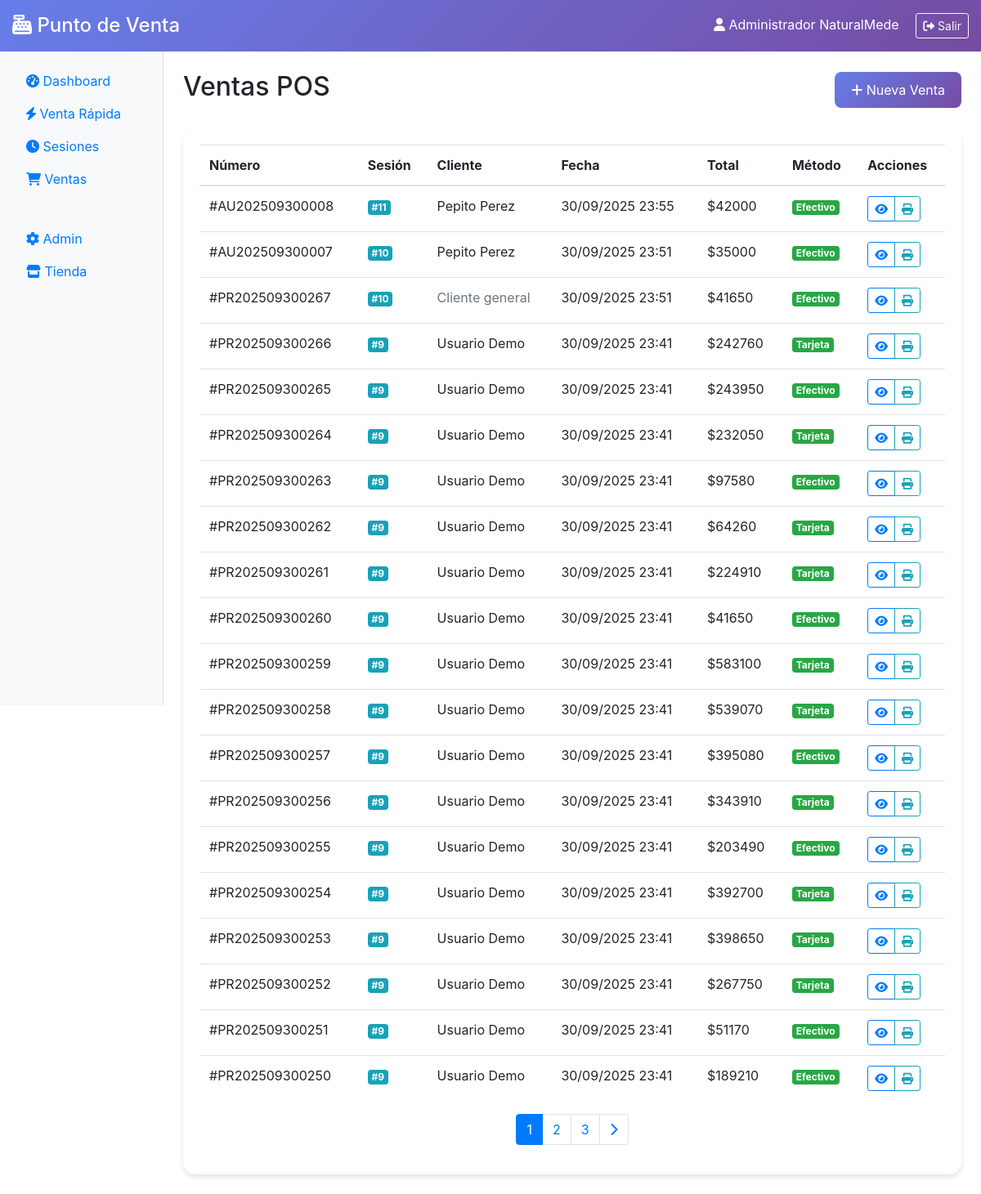
/pos/sale/ (signed in), run on the app's committed database.
### pos/models.py (models this page shows, shortened)
class POSSale(models.Model):
    ORDER_TYPES = [
        ('principal', 'Principal'),
        ('auxiliar', 'Auxiliar'),
    ]
    PAYMENT_METHODS = [
        ('cash', 'Efectivo'),
        ('card', 'Tarjeta'),
        ('transfer', 'Transferencia'),
        ('mixed', 'Mixto'),
    ]
    order_type = models.CharField(max_length=20, choices=ORDER_TYPES, default='principal', verbose_name="Tipo de orden")
    sale_number = models.CharField(max_length=20, unique=True, verbose_name="Número de venta")
    session = models.ForeignKey(POSSession, on_delete=models.CASCADE, related_name='sales', verbose_name="Sesión")
    customer = models.ForeignKey('customers.Customer', on_delete=models.SET_NULL, blank=True, null=True, verbose_name="Cliente")
    payment_method = models.CharField(max_length=20, choices=PAYMENT_METHODS, verbose_name="Método de pago")
    subtotal = models.DecimalField(max_digits=10, decimal_places=2, default=0, verbose_name="Subtotal")
    iva_amount = models.DecimalField(max_digits=10, decimal_places=2, default=0, verbose_name="IVA")
    discount_amount = models.DecimalField(max_digits=10, decimal_places=2, default=0, verbose_name="Descuento")
    total = models.DecimalField(max_digits=10, decimal_places=2, default=0, verbose_name="Total")
    notes = models.TextField(blank=True, verbose_name="Notas")
    barcode_scanned = models.CharField(max_length=50, blank=True, verbose_name="Código de barras escaneado")
    created_at = models.DateTimeField(auto_now_add=True, verbose_name="Creada en")
    updated_at = models.DateTimeField(auto_now=True, verbose_name="Actualizada en")
    class Meta:
        verbose_name = "Venta POS"
        verbose_name_plural = "Ventas POS"
        ordering = ['-created_at']

class POSSession(models.Model):
    STATUS_CHOICES = [
        ('open', 'Abierta'),
        ('closed', 'Cerrada'),
    ]
    session_id = models.CharField(max_length=50, unique=True, verbose_name="ID de sesión")
    user = models.ForeignKey('auth.User', on_delete=models.CASCADE, verbose_name="Usuario")
    warehouse = models.ForeignKey('inventory.Warehouse', on_delete=models.CASCADE, verbose_name="Bodega")
    status = models.CharField(max_length=20, choices=STATUS_CHOICES, default='open', verbose_name="Estado")
    opening_cash = models.DecimalField(max_digits=10, decimal_places=2, default=0, verbose_name="Efectivo inicial")
    closing_cash = models.DecimalField(max_digits=10, decimal_places=2, default=0, verbose_name="Efectivo final")
    total_sales = models.DecimalField(max_digits=10, decimal_places=2, default=0, verbose_name="Total ventas")
    total_transactions = models.PositiveIntegerField(default=0, verbose_name="Total transacciones")
    opened_at = models.DateTimeField(auto_now_add=True, verbose_name="Abierta en")
    closed_at = models.DateTimeField(blank=True, null=True, verbose_name="Cerrada en")
    notes = models.TextField(blank=True, null=True, verbose_name="Notas")
    class Meta:
        verbose_name = "Sesión POS"
        verbose_name_plural = "Sesiones POS"
        ordering = ['-opened_at']

### customers/models.py (models this page shows, shortened)
class Customer(models.Model):
    CUSTOMER_TYPES = [
        ('normal', 'Normal'),
        ('vip', 'VIP'),
    ]
    CHANNEL_CHOICES = [
        ('instagram', 'Instagram'),
        ('facebook', 'Facebook'),
        ('whatsapp', 'WhatsApp'),
        ('google', 'Google'),
        ('referral', 'Referido por cliente'),
        ('walk_in', 'Cliente de tienda física'),
        ('website', 'Sitio web'),
        ('email', 'Email'),
        ('phone', 'Llamada telefónica'),
        ('other', 'Otro'),
    ]
    user = models.OneToOneField(User, on_delete=models.CASCADE, verbose_name="Usuario")
    customer_type = models.CharField(max_length=10, choices=CUSTOMER_TYPES, default='normal', verbose_name="Tipo de cliente")
    document_type = models.CharField(max_length=20, verbose_name="Tipo de documento")
    document_number = models.CharField(max_length=20, unique=True, verbose_name="Número de documento")
    phone_regex = RegexValidator(regex=r'^\+?1?\d{9,15}$', message="El número de teléfono debe tener el formato: '+999999999'. Hasta 15 dígitos permitidos.")
    phone = models.CharField(validators=[phone_regex], max_length=17, verbose_name="Teléfono")
    address = models.TextField(verbose_name="Dirección")
    city = models.CharField(max_length=100, verbose_name="Ciudad")
    birth_date = models.DateField(blank=True, null=True, verbose_name="Fecha de nacimiento")
    channel = models.CharField(max_length=20, choices=CHANNEL_CHOICES, default='other', verbose_name="Canal de llegada")
    notes = models.TextField(blank=True, verbose_name="Notas")
    is_active = models.BooleanField(default=True, verbose_name="Activo")
    created_at = models.DateTimeField(auto_now_add=True, verbose_name="Creado en")
    updated_at = models.DateTimeField(auto_now=True, verbose_name="Actualizado en")
    class Meta:
        verbose_name = "Cliente"
        verbose_name_plural = "Clientes"
        ordering = ['user__last_name', 'user__first_name']
    @property
    def email(self):
        return self.user.email

### pos/views.py (the view)
# urls.py: path('sale/', views.POSSaleView.as_view(), name='sale'),
class POSSaleView(LoginRequiredMixin, ListView):
    model = POSSale
    template_name = 'pos/sale_list.html'
    context_object_name = 'sales'
    paginate_by = 20
    def get_queryset(self):
        return POSSale.objects.select_related(
            'session', 'customer__user'
        ).order_by('-created_at')

### catalog/context_processors.py (called while the page is built)
def cart(request):
    cart = None
    cart_items = []
    cart_total = 0
    cart_items_count = 0
    if request.user.is_authenticated:
        cart, created = Cart.objects.get_or_create(user=request.user)
    else:
        if request.session.session_key:
            cart, created = Cart.objects.get_or_create(session_key=request.session.session_key)
    if cart:
        cart_items = cart.items.all()
        cart_total = cart.total_with_iva
        cart_items_count = cart.total_items
    return {
        'cart': cart,
        'cart_items': cart_items,
        'cart_total': cart_total,
        'cart_items_count': cart_items_count,
    }

### catalog/models.py (called while the page is built)
    @property
    def total_items(self):
        return sum(item.quantity for item in self.items.all())

    @property
    def total_amount(self):
        return sum(item.total for item in self.items.all())

    @property
    def total_iva(self):
        return sum(item.iva_amount for item in self.items.all())

    @property
    def total_with_iva(self):
        return self.total_amount + self.total_iva

### pos/templates/pos/sale_list.html (shortened to what this page needs)
{% extends 'pos/base.html' %}
{% block content %}
<div class="row mb-4">
    <div class="col-12 d-flex justify-content-between align-items-center">
        <h2>Ventas POS</h2>
        <a href="{% url 'pos:sale_create' %}" class="btn btn-pos">
            <i class="fas fa-plus"></i> Nueva Venta
        </a>
    </div>
</div>
<div class="card card-pos">
    <div class="card-body">
        {% if sales %}
            <div class="table-responsive">
                <table class="table table-hover">
                    <thead>
                        <tr>
                            <th>Número</th>
                            <th>Sesión</th>
                            <th>Cliente</th>
                            <th>Fecha</th>
                            <th>Total</th>
                            <th>Método</th>
                            <th>Acciones</th>
                        </tr>
                    </thead>
                    <tbody>
                        {% for sale in sales %}
                        <tr>
                            <td>#{{ sale.sale_number }}</td>
                            <td>
                                <span class="badge badge-info">#{{ sale.session.id }}</span>
                            </td>
                            <td>
                                {% if sale.customer %}
                                    {{ sale.customer.user.get_full_name|default:sale.customer.user.username }}
                                {% else %}
                                    <span class="text-muted">Cliente general</span>
                                {% endif %}
                            </td>
                            <td>{{ sale.created_at|date:"d/m/Y H:i" }}</td>
                            <td>${{ sale.total|floatformat:0 }}</td>
                            <td>
                                <span class="badge badge-{{ sale.payment_method|yesno:'success,info,warning' }}">
                                    {{ sale.get_payment_method_display }}
                                </span>
                            </td>
                            <td>
                                <div class="btn-group" role="group">
                                    <a href="{% url 'pos:sale_detail' sale.id %}" class="btn btn-sm btn-outline-primary" title="Ver">
                                        <i class="fas fa-eye"></i>
                                    </a>
                                    <a href="{% url 'pos:sale_print' sale.id %}" class="btn btn-sm btn-outline-info" title="Imprimir" target="_blank">
                                        <i class="fas fa-print"></i>
                                    </a>
                                </div>
                            </td>
                        </tr>
                        {% endfor %}
                    </tbody>
                </table>
            </div>
            {% if is_paginated %}
            <nav aria-label="Paginación de ventas">
                <ul class="pagination justify-content-center">
                    {% for num in page_obj.paginator.page_range %}
                    {% if page_obj.number == num %}
                    <li class="page-item active">
                        <span class="page-link">{{ num }}</span>
                    </li>
                    {% elif num > page_obj.number|add:'-3' and num < page_obj.number|add:'3' %}
                    <li class="page-item">
                        <a class="page-link" href="?page={{ num }}">{{ num }}</a>
                    </li>
                    {% endif %}
                    {% endfor %}
                    {% if page_obj.has_next %}
                    <li class="page-item">
                        <a class="page-link" href="?page={{ page_obj.next_page_number }}">
                            <i class="fas fa-chevron-right"></i>
                        </a>
                    </li>
                    {% endif %}
                </ul>
            </nav>
            {% endif %}
        {% endif %}
    </div>
</div>
{% endblock %}

### pos/templates/pos/base.html (shortened to what this page needs)
<!DOCTYPE html>
<html lang="es">
<head>
    <link href="https://cdn.jsdelivr.net/npm/bootstrap@4.5.2/dist/css/bootstrap.min.css" rel="stylesheet">
    <link href="https://cdnjs.cloudflare.com/ajax/libs/font-awesome/6.0.0/css/all.min.css" rel="stylesheet">
</head>
<body>
    <div class="pos-header">
        <div class="container-fluid">
            <div class="row align-items-center">
                <div class="col-md-6">
                    <h4 class="mb-0">
                        <i class="fas fa-cash-register"></i> Punto de Venta
                    </h4>
                </div>
                <div class="col-md-6 text-right">
                    <span class="mr-3">
                        <i class="fas fa-user"></i> {{ user.get_full_name|default:user.username }}
                    </span>
                    <a href="{% url 'admin:logout' %}" class="btn btn-outline-light btn-sm">
                        <i class="fas fa-sign-out-alt"></i> Salir
                    </a>
                </div>
            </div>
        </div>
    </div>
    <div class="container-fluid">
        <div class="row">
            <div class="col-md-2 px-0">
                <div class="pos-sidebar">
                    <nav class="nav flex-column p-3">
                        <a class="nav-link {% if request.resolver_match.url_name == 'dashboard' %}active{% endif %}" href="{% url 'pos:dashboard' %}">
                            <i class="fas fa-tachometer-alt"></i> Dashboard
                        </a>
                        <a class="nav-link {% if request.resolver_match.url_name == 'quick_sale' %}active{% endif %}" href="{% url 'pos:quick_sale' %}">
                            <i class="fas fa-bolt"></i> Venta Rápida
                        </a>
                        <a class="nav-link {% if 'session' in request.resolver_match.url_name %}active{% endif %}" href="{% url 'pos:session' %}">
                            <i class="fas fa-clock"></i> Sesiones
                        </a>
                        <a class="nav-link {% if 'sale' in request.resolver_match.url_name %}active{% endif %}" href="{% url 'pos:sale' %}">
                            <i class="fas fa-shopping-cart"></i> Ventas
                        </a>
                        <a class="nav-link" href="{% url 'custom_admin:admin_dashboard' %}">
                            <i class="fas fa-cog"></i> Admin
                        </a>
                        <a class="nav-link" href="/">
                            <i class="fas fa-store"></i> Tienda
                        </a>
                    </nav>
                </div>
            </div>
            <div class="col-md-10 px-0">
                <div class="pos-main p-4">
                    {% block content %}{% endblock %}
                </div>
            </div>
        </div>
    </div>
</body>
</html>

### pos/templates/pos/base.html (style rules this page uses)
.pos-header { background: linear-gradient(135deg, #667eea 0%, #764ba2 100%); color: white; padding: 1rem 0; }
.pos-sidebar { background: #f8f9fa; min-height: 100vh; border-right: 1px solid #dee2e6; }
.pos-main { background: white; min-height: 100vh; }
.btn-pos { background: linear-gradient(135deg, #667eea 0%, #764ba2 100%); border: none; color: white; border-radius: 8px; padding: 10px 20px; transition: transform 0.3s; }
.card-pos { border: none; border-radius: 15px; box-shadow: 0 4px 6px rgba(0,0,0,0.1); }

### data on the page
POSSale: sale_number "AU202509300008", session.id "11", customer.user.get_full_name "Pepito Perez", created_at "30/09/2025 23:55", total "42000", payment_method "Efectivo"
POSSale: sale_number "AU202509300007", session.id "10", customer.user.get_full_name "Pepito Perez", created_at "30/09/2025 23:51", total "35000", payment_method "Efectivo"
POSSale: sale_number "PR202509300267", session.id "10", shows "Cliente general", created_at "30/09/2025 23:51", total "41650", payment_method "Efectivo"
POSSale: sale_number "PR202509300266", session.id "9", customer.user.get_full_name "Usuario Demo", created_at "30/09/2025 23:41", total "242760", payment_method "Tarjeta"
POSSale: sale_number "PR202509300265", session.id "9", customer.user.get_full_name "Usuario Demo", created_at "30/09/2025 23:41", total "243950", payment_method "Efectivo"
POSSale: sale_number "PR202509300264", session.id "9", customer.user.get_full_name "Usuario Demo", created_at "30/09/2025 23:41", total "232050", payment_method "Tarjeta"
POSSale: sale_number "PR202509300263", session.id "9", customer.user.get_full_name "Usuario Demo", created_at "30/09/2025 23:41", total "97580", payment_method "Efectivo"
POSSale: sale_number "PR202509300262", session.id "9", customer.user.get_full_name "Usuario Demo", created_at "30/09/2025 23:41", total "64260", payment_method "Tarjeta"
POSSale: sale_number "PR202509300261", session.id "9", customer.user.get_full_name "Usuario Demo", created_at "30/09/2025 23:41", total "224910", payment_method "Tarjeta"
POSSale: sale_number "PR202509300260", session.id "9", customer.user.get_full_name "Usuario Demo", created_at "30/09/2025 23:41", total "41650", payment_method "Efectivo"
POSSale: sale_number "PR202509300259", session.id "9", customer.user.get_full_name "Usuario Demo", created_at "30/09/2025 23:41", total "583100", payment_method "Tarjeta"
POSSale: sale_number "PR202509300258", session.id "9", customer.user.get_full_name "Usuario Demo", created_at "30/09/2025 23:41", total "539070", payment_method "Tarjeta"
POSSale: sale_number "PR202509300257", session.id "9", customer.user.get_full_name "Usuario Demo", created_at "30/09/2025 23:41", total "395080", payment_method "Efectivo"
POSSale: sale_number "PR202509300256", session.id "9", customer.user.get_full_name "Usuario Demo", created_at "30/09/2025 23:41", total "343910", payment_method "Tarjeta"
POSSale: sale_number "PR202509300255", session.id "9", customer.user.get_full_name "Usuario Demo", created_at "30/09/2025 23:41", total "203490", payment_method "Efectivo"
POSSale: sale_number "PR202509300254", session.id "9", customer.user.get_full_name "Usuario Demo", created_at "30/09/2025 23:41", total "392700", payment_method "Tarjeta"
POSSale: sale_number "PR202509300253", session.id "9", customer.user.get_full_name "Usuario Demo", created_at "30/09/2025 23:41", total "398650", payment_method "Tarjeta"
POSSale: sale_number "PR202509300252", session.id "9", customer.user.get_full_name "Usuario Demo", created_at "30/09/2025 23:41", total "267750", payment_method "Tarjeta"
POSSale: sale_number "PR202509300251", session.id "9", customer.user.get_full_name "Usuario Demo", created_at "30/09/2025 23:41", total "51170", payment_method "Efectivo"
POSSale: sale_number "PR202509300250", session.id "9", customer.user.get_full_name "Usuario Demo", created_at "30/09/2025 23:41", total "189210", payment_method "Efectivo"

### other printed values
{{ user.get_full_name|default:user.username }} "Administrador NaturalMede"
{{ num }} "1"
{{ num }} "2" "3"
